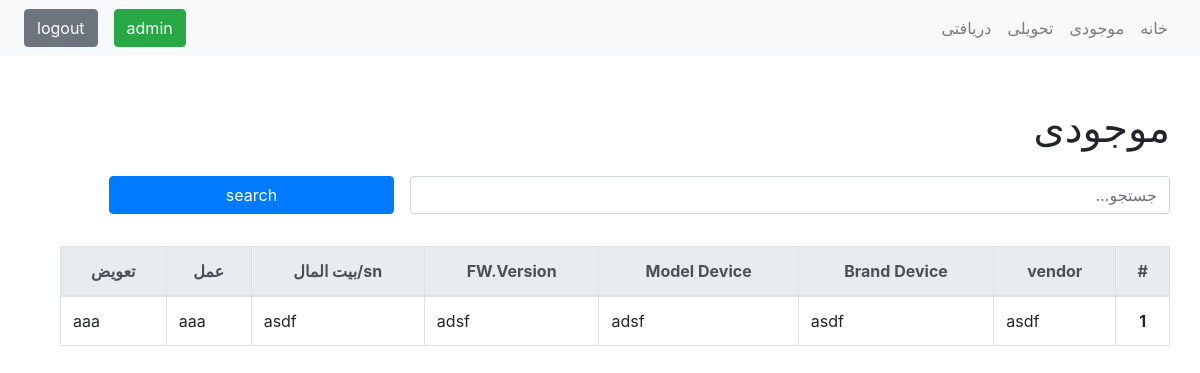
Page /available/ (signed in) on the earlier database version.
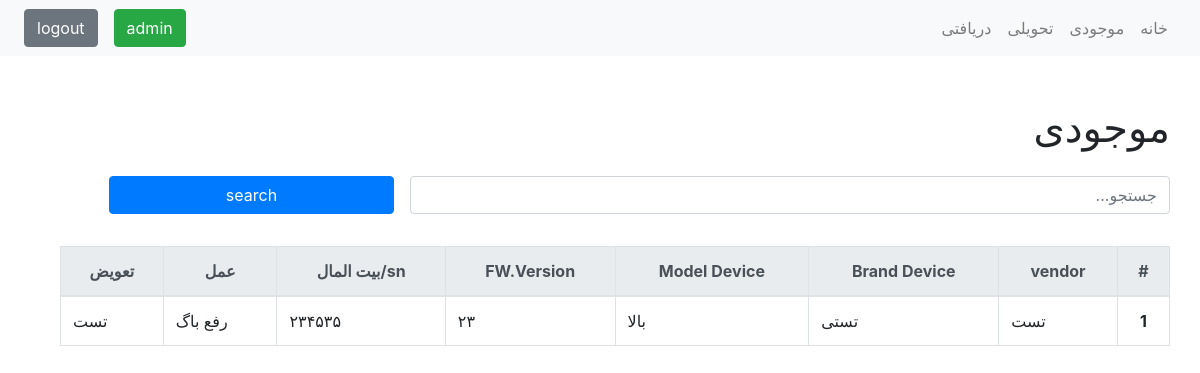
Same page on the later database version.
### app/models.py (models this page shows, shortened)
class Available(models.Model):
    action = models.CharField(max_length=300)
    replace = models.CharField(max_length=300)
    fireWall = models.ForeignKey('FireWall',on_delete=models.CASCADE,null=True,blank=True)
    created_date = models.DateTimeField(auto_now_add = True, editable = False)

class FireWall(models.Model):
    vendor = models.CharField(max_length=300)
    brand = models.CharField(max_length=300)
    model = models.CharField(max_length=300)
    version = models.CharField(max_length=300)
    sn= models.CharField(max_length=300)

### app/views.py (the view)
# urls.py: path('available/', AvailableListView.as_view(), name="available"),
class AvailableListView(LoginRequiredMixin, ListView):
    model = Available
    paginate_by = 100
    template_name = 'app/available_list.html'
    def get_queryset(self):
        filter_val = self.request.GET.get('filter', '')
        new_context = Available.objects.filter(
            Q(fireWall__vendor__icontains=filter_val) | Q(fireWall__brand__icontains=filter_val) | Q(fireWall__model__icontains=filter_val) | Q(fireWall__version__icontains=filter_val) | Q(fireWall__sn__icontains=filter_val) | Q(replace__icontains=filter_val) | Q(action__icontains=filter_val) | Q(replace__icontains=filter_val) | Q(action__icontains=filter_val)
        ).order_by('-created_date')
        return new_context
    def get_context_data(self, *args, **kwargs):
        context = super().get_context_data(**kwargs)
        context['filter'] = self.request.GET.get('filter', '')
        return context

### app/templates/app/available_list.html (shortened to what this page needs)
<!DOCTYPE html>
<html lang="fa" dir="rtl">
<head>
  {% load static %}
  <link rel="stylesheet" href="{% static 'app/css/bootstrap.min.css' %}">
</head>
<body>
  <nav class="navbar navbar-expand-lg navbar-light bg-light d-print-none">
    <div class="collapse navbar-collapse px-2" id="navbarNavAltMarkup">
      <div class="navbar-nav">
        <a class="nav-item nav-link" href="{% url 'home' %}">خانه</a>
        <a class="nav-item nav-link" href="{% url 'available' %}">موجودی</a>
        <a class="nav-item nav-link" href="{% url 'received' %}">تحویلی</a>
        <a class="nav-item nav-link" href="{% url 'delivery' %}">دریافتی</a>
      </div>
    </div>
    <div class="form-inline">
      <a class="btn btn-success mx-2" href="{% url 'admin:index' %}">admin</a>
      <a class="btn btn-secondary mx-2" href="{% url 'accounts_logout' %}">logout</a>
    </div>
  </nav>
  <div class="container">
    <div class="d-print-none">
      <div class="row mt-5">
        <h1>موجودی</h1>
      </div>
      <form action="{% url 'available' %}" method="GET">
        <div class="form-group row mt-3">
          <input type="text" value="{{filter}}" name="filter" placeholder="جستجو..."
            class="form-control col-sm-8 ml-3" />
          <button type="submit" class="col-sm-3 btn btn-primary">search</button>
        </div>
      </form>
    </div>
    <div class="row pt-3 table-responsive">
      <table class="table table-hover table-bordered" style="direction: rtl;">
        <thead class="thead-light text-center">
          <tr>
            <th scope="col">#</th>
            <th scope="col">vendor</th>
            <th scope="col">Brand Device</th>
            <th scope="col">Model Device</th>
            <th scope="col">FW.Version</th>
            <th scope="col">sn/بیت المال</th>
            <th scope="col">عمل</th>
            <th scope="col">تعویض</th>
          </tr>
        </thead>
        <tbody>
          {% for obj in object_list %}
          <tr>
            <th scope="row" class="text-center">{{obj.id}}</th>
            <td>{{obj.fireWall.vendor}}</td>
            <td>{{obj.fireWall.brand}}</td>
            <td>{{obj.fireWall.model}}</td>
            <td>{{obj.fireWall.version}}</td>
            <td>{{obj.fireWall.sn}}</td>
            <td>{{obj.action}}</td>
            <td>{{obj.replace}}</td>
          </tr>
          {% empty %}
          <tr>
            <th colspan="8">No obj yet.</td>
          </tr>
          {% endfor %}
        </tbody>
      </table>
    </div>
  </div>
</body>
</html>

Differences in the rows shown:
changed Available id 1: fireWall.vendor "asdf" → "تست"; fireWall.brand "asdf" → "تستی"; fireWall.model "adsf" → "بالا"; fireWall.version "adsf" → "۲۳"; fireWall.sn "asdf" → "۲۳۴۵۳۵"; action "aaa" → "رفع باگ"; replace "aaa" → "تست"
